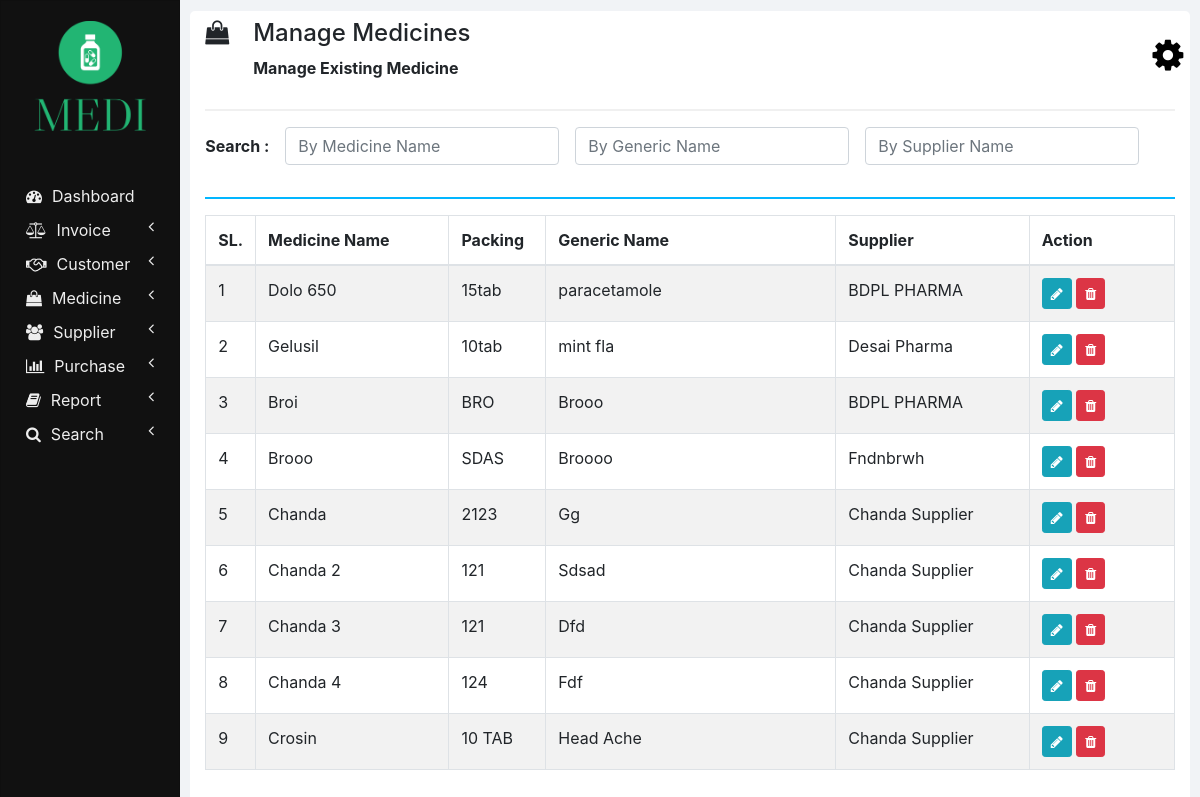
Screenshot of /manage_medicine.php with the database file from the repository.
### tables this page shows
CREATE TABLE `medicines` (
  `ID` int(11) NOT NULL,
  `NAME` varchar(100) NOT NULL,
  `PACKING` varchar(20) NOT NULL,
  `GENERIC_NAME` varchar(100) NOT NULL,
  `SUPPLIER_NAME` varchar(100) NOT NULL
);

### php/manage_medicine.php (the view, shortened to what this page needs)
<?php
  function showMedicines($id) {
    require "db_connection.php";
    if($con) {
      $seq_no = 0;
      $query = "SELECT * FROM medicines";
      $result = mysqli_query($con, $query);
      while($row = mysqli_fetch_array($result)) {
        $seq_no++;
        if($row['ID'] == $id)
          showEditOptionsRow($seq_no, $row);
        else
          showMedicineRow($seq_no, $row);
      }
    }
  }
  function showMedicineRow($seq_no, $row) {
    ?>
    <tr>
      <td><?php echo $seq_no; ?></td>
      <td><?php echo $row['NAME']; ?></td>
      <td><?php echo $row['PACKING']; ?></td>
      <td><?php echo $row['GENERIC_NAME']; ?></td>
      <td><?php echo $row['SUPPLIER_NAME']; ?></td>
      <td>
        <button href="" class="btn btn-info btn-sm" onclick="editMedicine(<?php echo $row['ID']; ?>);">
          <i class="fa fa-pencil"></i>
        </button>
        <button class="btn btn-danger btn-sm" onclick="deleteMedicine(<?php echo $row['ID']; ?>);">
          <i class="fa fa-trash"></i>
        </button>
      </td>
    </tr>
    <?php
  }
  ?>

### css/sidenav.css (style rules this page uses)
body { background-color: #f1f3f6; }
.sidenav { width: 15%; height: 100vh; background-color: #222222; position: fixed; z-index: 1; flex: 1 0 auto; }
.card { width: 100%; height: 100%; top: 0; border-radius: 0; background-color: #111111; }
.logo .profile { margin-left: 50%; transform: translate(-50%); height: 110px; width: auto; }
.main-menu-item { padding: 5px 5px; cursor: pointer; }
.main-menu-item > a { color: #eeeeee; text-decoration: none; font-size: 16px; }
.main-menu-item > a > span { margin-left: 10px; }

### css/home.css (style rules this page uses)
html, body { height: 100vh; }

### rows the page displays
medicines: seq_no "1", NAME "Dolo 650", PACKING "15tab", GENERIC_NAME "paracetamole", SUPPLIER_NAME "BDPL PHARMA"
medicines: seq_no "2", NAME "Gelusil", PACKING "10tab", GENERIC_NAME "mint fla", SUPPLIER_NAME "Desai Pharma"
medicines: seq_no "3", NAME "Broi", PACKING "BRO", GENERIC_NAME "Brooo", SUPPLIER_NAME "BDPL PHARMA"
medicines: seq_no "4", NAME "Brooo", PACKING "SDAS", GENERIC_NAME "Broooo", SUPPLIER_NAME "Fndnbrwh"
medicines: seq_no "5", NAME "Chanda", PACKING "2123", GENERIC_NAME "Gg", SUPPLIER_NAME "Chanda Supplier"
medicines: seq_no "6", NAME "Chanda 2", PACKING "121", GENERIC_NAME "Sdsad", SUPPLIER_NAME "Chanda Supplier"
medicines: seq_no "7", NAME "Chanda 3", PACKING "121", GENERIC_NAME "Dfd", SUPPLIER_NAME "Chanda Supplier"
medicines: seq_no "8", NAME "Chanda 4", PACKING "124", GENERIC_NAME "Fdf", SUPPLIER_NAME "Chanda Supplier"
medicines: seq_no "9", NAME "Crosin", PACKING "10 TAB", GENERIC_NAME "Head Ache", SUPPLIER_NAME "Chanda Supplier"

### other values shown
$heading "Manage Medicines"
$sub_heading "Manage Existing Medicine"
